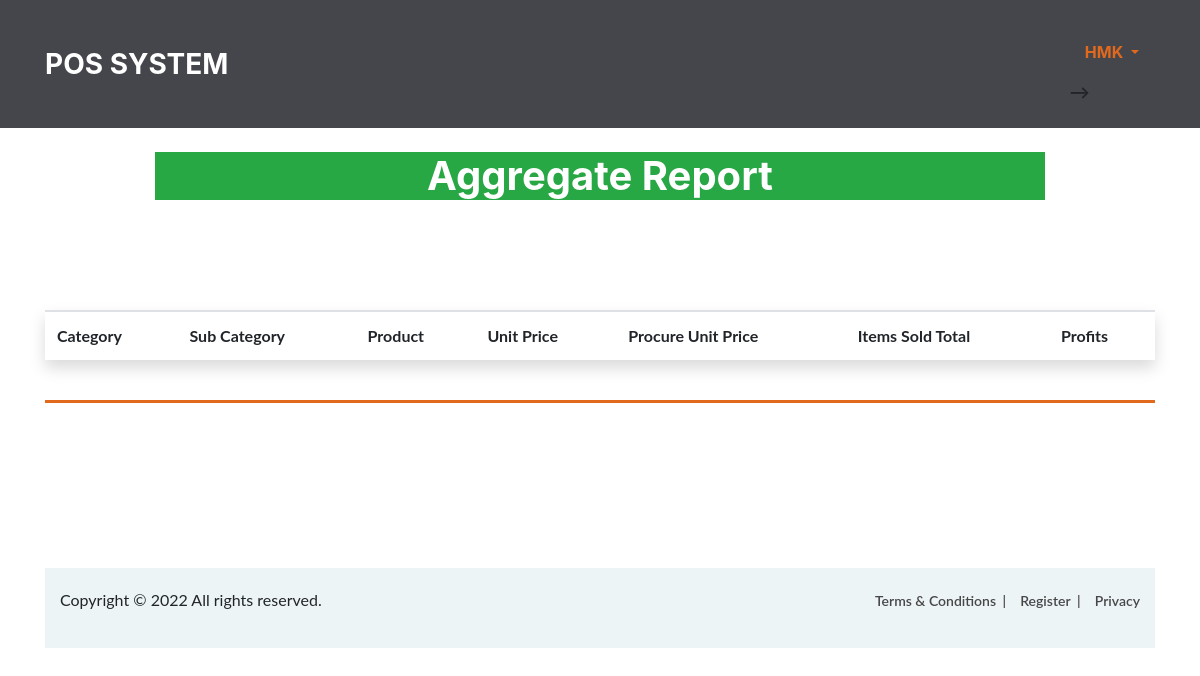
/products (signed in), run on an earlier commit of the app's database.
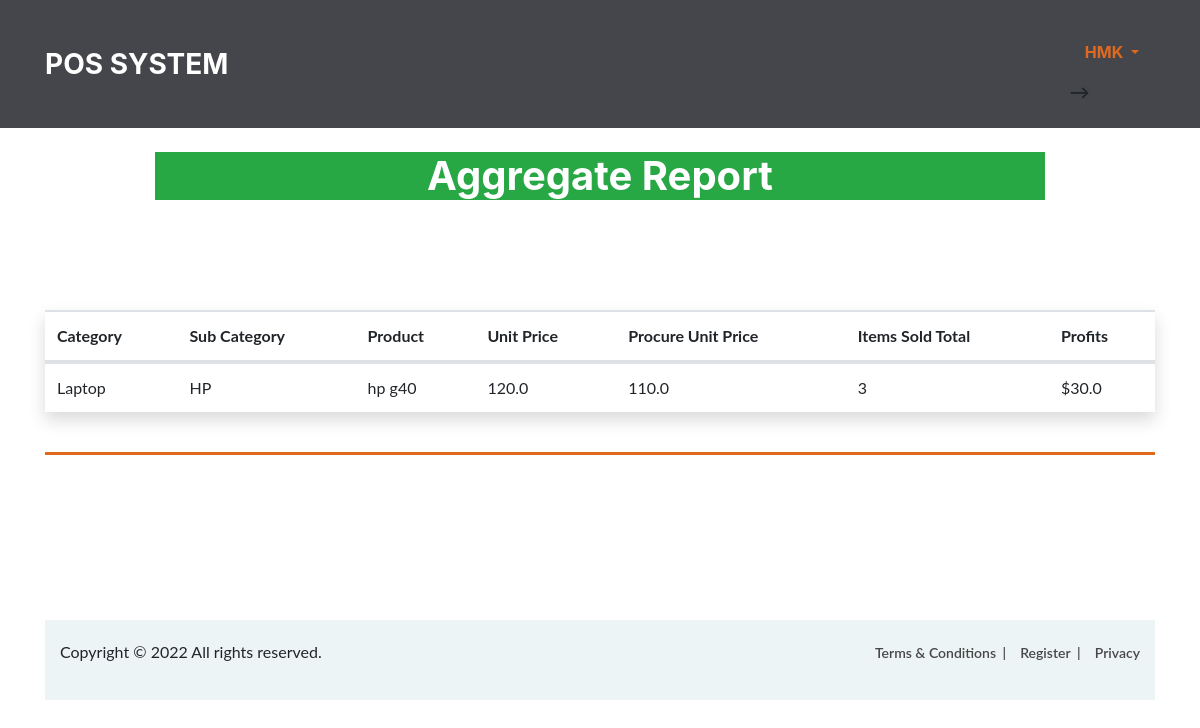
And on a later commit of the database.
### posapp/models.py (models this page shows, shortened)
class Category(models.Model):
    name = models.CharField(max_length=50)

class SubCategory(models.Model):
    category = models.ForeignKey(Category, on_delete=models.CASCADE)
    name = models.CharField(max_length=50)

class Product(models.Model):
    sub_category = models.ForeignKey(SubCategory, on_delete=models.CASCADE)
    name = models.CharField(unique=True, max_length=50)
    quantity = models.IntegerField()
    date_updated = models.DateTimeField(auto_now_add=True)
    price_per_item = models.FloatField(max_length=280)
    procure_price_per_item = models.FloatField(max_length=280)

### sell/views.py (the view)
# urls.py: path('', include('sell.urls',namespace='product')),
def product(request):
    try:
        product_list = [product['product'] for product in Sell.objects.values('product').distinct()]
        print(list(set(product_list)))
        profits = []
        for n in list(set(product_list)):
            profit =	{
                "product": "Ford",
                "items_sold": "Mustang",
                "profit": 1964
                }
            num_of_items = Sell.objects.filter(product = n).aggregate(Sum('items_sold'))
            p = Product.objects.get(id = n)
            print("price per item", p.price_per_item)
            print(num_of_items['items_sold__sum'])
            profit["product"] = p.name
            profit["items_sold"] = num_of_items['items_sold__sum']
            profit['sub_category'] = p.sub_category.name
            profit['category'] = p.sub_category.category.name
            profit['unit_price'] = p.price_per_item
            profit['procure_unit_price'] = p.procure_price_per_item
            profit["profit"] = num_of_items['items_sold__sum'] * (p.price_per_item - p.procure_price_per_item)
            print("running")
            profits.append(profit)
        sold = num_of_items
    except:
        profits = None
    context = { "profits" : profits}
    print(context)
    return render(request, 'profits_per_product.html', context)

### templates/profits_per_product.html (shortened to what this page needs)
{% extends 'base.html' %}
{% load static %}
{% block content %}
<section class="">
    <div class="container">
        {% if request.user.is_authenticated %}
        <div class="content">
            <div class="container1">
                <div class="section-title mt-4">
                    {% if fee.owing == 0 and lib.owing == 0 and dep.passed %}
                    <h1 class="bg-success text-white"> Status : APPROVED</h1>
                    {% else %}
                    <h1 class="bg-success text-white">Aggregate Report</h1>
                    {% endif %}</td>
                </div>
                <table class="table table-hover table-border shadow" summary="no_orderDate">
                    <tr>
                        <th>Category</th>
                        <th>Sub Category</th>
                        <th>Product</th>
                        <th>Unit Price</th>
                        <th>Procure Unit Price</th>
                        <th>Items Sold Total</th>
                        <th>Profits</th>
                    </tr>
                    <tbody>
                        {% for profit in profits %}
                        <tr>
                            <td>{{profit.category}}</td>
                            <td>{{profit.sub_category}}</td>
                            <td>{{profit.product}}</td>
                            <td>{{profit.unit_price}}</td>
                            <td>{{profit.procure_unit_price}}</td>
                            <td>{{profit.items_sold}}</td>
                            <td>${{profit.profit}}</td>
                        </tr>
                        {% endfor %}
                    </tbody>
                </table>
            </div>
            <br>
            {% endif %}
        </div>
        {% endblock content %}

### templates/base.html (shortened to what this page needs)
<!DOCTYPE html>
{% load static %}
<html lang="en">
<head>
	<link rel="stylesheet" href="{% static 'webuni/css/bootstrap.min.css'%}"/>
	<link rel="stylesheet" href="{% static 'webuni/css/font-awesome.min.css' %}"/>
	<link rel="stylesheet" href="{% static 'webuni/css/owl.carousel.css' %}"/>
	<link rel="stylesheet" href="{% static 'webuni/css/style.css'%}"/>
	<link rel="stylesheet" href="{% static 'webuni/css/freelancer.css'%}"/>
	<link rel="stylesheet" href="https://unpkg.com/aos@next/dist/aos.css" />
</head>
<body>
	<nav class="navbar navbar-expand-lg bg-secondary text-uppercase" id="mainNav">
		<div class="container">
		  <a class="navbar-brand js-scroll-trigger" href="/">Pos System</a>
		  <div class="collapse navbar-collapse" id="navbarResponsive">
			<ul class="navbar-nav ml-auto">
			  {% if request.user.is_authenticated %}
			  <div class="dropdown show">
				<a class=" dropdown-toggle nav-link py-3 px-0 px-lg-3 rounded js-scroll-triggeraa" href="#" role="button" id="dropdownMenuLink" data-toggle="dropdown" aria-haspopup="true" aria-expanded="false">
					{{request.user.username}}
				</a>
			-->
			  </div>
              {% endif %}
			</ul>
		  </div>
		</div>
	  </nav>
{% block content %}
{% endblock content %}
	<footer class="footer-section spad pb-0">
		<div class="footer-bottom">
			<div class="footer-warp">
				<ul class="footer-menu">
					<li><a href="#">Terms & Conditions</a></li>
					<li><a href="#">Register</a></li>
					<li><a href="#">Privacy</a></li>
				</ul>
				<div class="">
	Copyright &copy; <script>document.write(new Date().getFullYear());</script> All rights reserved.
</div>
			</div>
		</div>
	</footer>
</html>

### static/webuni/css/style.css (style rules this page uses)
html, body { height: 100%; font-family: 'Raleway', sans-serif; -webkit-font-smoothing: antialiased; font-smoothing: antialiased; scroll-behavior: smooth; }
h1, h2, h3, h4, h5, h6 { margin: 0; font-weight: 600; color: #474747; }
h1 { font-size: 70px; }
::placeholder { font-style: italic; }
ul, ol { padding: 0; margin: 0; }
.section-title { text-align: center; padding: 0 110px; margin-bottom: 110px; }
.spad { padding-top: 115px; padding-bottom: 115px; }
.footer-section { border-top: 3px solid #e1691d; }
.footer-warp { max-width: 1559px; padding: 0 15px; margin: 0 auto; }
.footer-bottom { overflow: hidden; background: #edf4f6; padding: 20px 0; margin-top: 50px; }
.footer-menu { list-style: none; float: right; }
.footer-menu li { display: inline; }
.footer-menu li:last-child a { padding-right: 0; margin-right: 0; }
.footer-menu li:last-child a:after { display: none; }
.footer-menu li a { display: inline-block; font-size: 14px; font-weight: 600; color: #474747; padding-right: 10px; margin-right: 10px; position: relative; }
.footer-menu li a:after { position: absolute; content: "|"; right: 0; top: 0; }
@media (min-width: 1200px) { .container { max-width: 1180px; } }

What changed in the data, as far as the page shows it:
added Category: category "Laptop"
added SubCategory: sub_category "HP"
added Product: product "hp g40", unit_price "120.0", procure_unit_price "110.0"
Also different on the page:
new list line: "3 $ 30.0"
